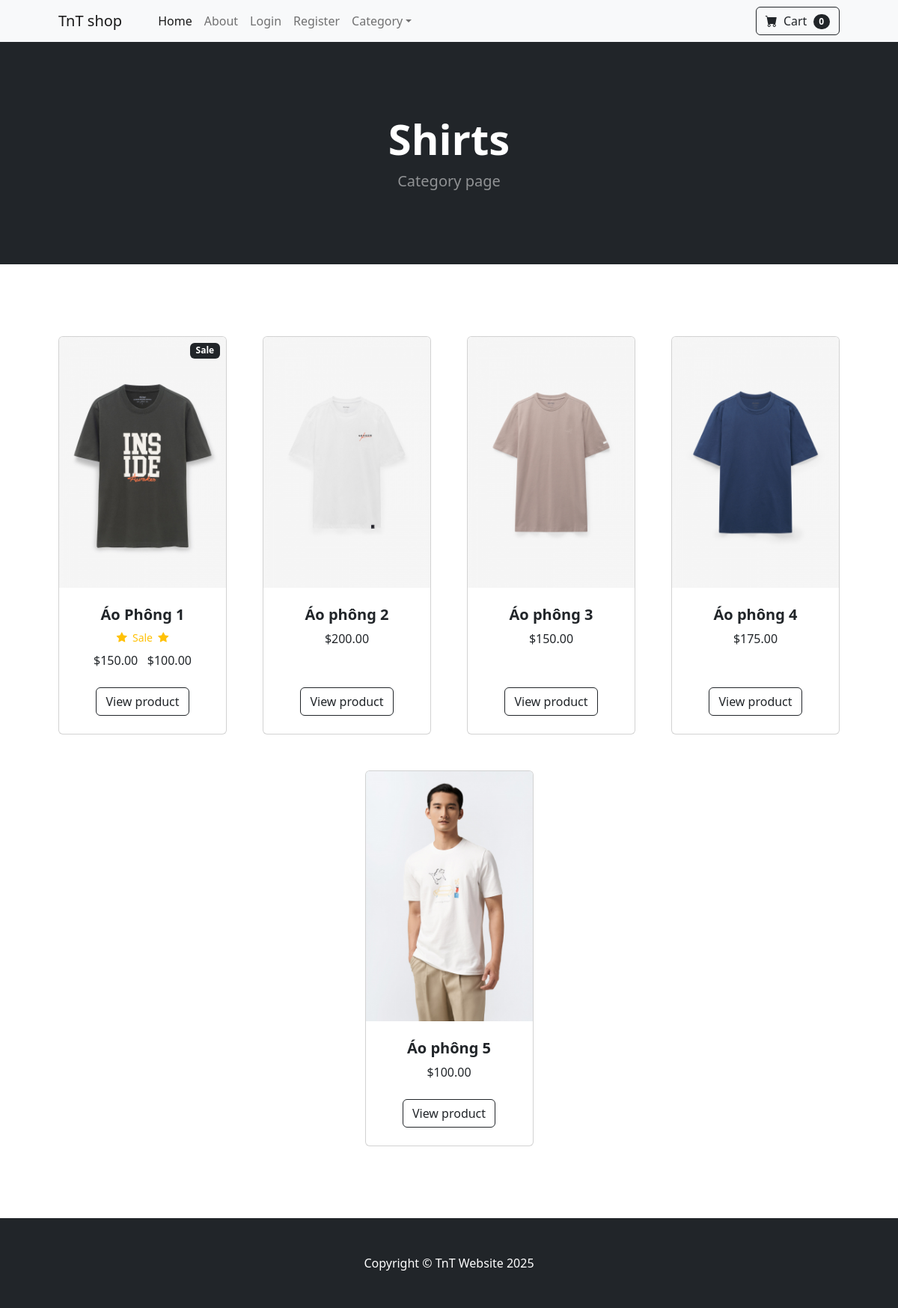
Page /category/Shirts on the committed database.
### store/models.py (models this page shows, shortened)
class Category(models.Model):
    name = models.CharField(max_length=50)
    def __str__(self):
        return self.name
    class Meta:
        verbose_name_plural = 'categories'

class Product(models.Model):
    name = models.CharField(max_length=100)
    price = models.DecimalField(default=0, decimal_places=2, max_digits=6)
    category = models.ForeignKey(Category, on_delete=models.CASCADE, default=1)
    description = models.CharField(max_length=250, default='', blank=True, null=True)
    image = models.ImageField(upload_to='uploads/product/')
    is_sale = models.BooleanField(default=False)
    sale_price = models.DecimalField(default=0, decimal_places=2, max_digits=6)

### store/views.py (the view)
# urls.py: path('category/<str:foo>', views.category, name='category'),
def category(request, foo):
    foo = foo.replace('-', ' ')
    try:
        category = Category.objects.get(name=foo)
        products = Product.objects.filter(category=category)
        return render(request, 'category.html', {'products':products, 'category':category})
    except:
        messages.success(request, ("That Category Doesn't exitst!"))
        return redirect('home')

### cart/cart.py (called while the page is built)
    def __len__(self):
        return len(self.cart)

### cart/context_processors.py (called while the page is built)
def cart(request):
    return {'cart': Cart(request)}

### store/templates/category.html
{% extends 'base.html' %}
{% load static %}
{% block content %}
        <header class="bg-dark py-5">
            <div class="container px-4 px-lg-5 my-5">
                <div class="text-center text-white">
                    <h1 class="display-4 fw-bolder">{{ category }}</h1>
                    <p class="lead fw-normal text-white-50 mb-0">Category page</p>
                </div>
            </div>
        </header>
        <section class="py-5">
            <div class="container px-4 px-lg-5 mt-5">
                <div class="row gx-4 gx-lg-5 row-cols-2 row-cols-md-3 row-cols-xl-4 justify-content-center">
                    {% for product in products %}
                        {% if product.is_sale %}
                        <div class="col mb-5">
                            <div class="card h-100">
                                 <div class="badge bg-dark text-white position-absolute" style="top: 0.5rem; right: 0.5rem">Sale</div>
                                <a href="{% url 'product' product.id %}"><img class="card-img-top" src="{{ product.image.url }}" alt="..." /></a>
                                <div class="card-body p-4">
                                    <div class="text-center">
                                        <h5 class="fw-bolder">{{ product.name }}</h5>
                                         <div class="d-flex justify-content-center small text-warning mb-2">
                                            <div class="bi-star-fill"></div>
                                            &nbsp;&nbsp;Sale&nbsp;&nbsp;
                                            <div class="bi-star-fill"></div>
                                         </div>
                                        <strink>
                                            ${{ product.price }}
                                        </strink>
                                        &nbsp;
                                        ${{ product.sale_price }}
                                    </div>
                                </div>
                                <div class="card-footer p-4 pt-0 border-top-0 bg-transparent">
                                    <div class="text-center"><a class="btn btn-outline-dark mt-auto" href="{% url 'product' product.id %}">View product</a></div>
                                </div>
                            </div>
                        </div>
                        {% else %}
                        <div class="col mb-5">
                            <div class="card h-100">
                                <a href="{% url 'product' product.id %}"><img class="card-img-top" src="{{ product.image.url }}" alt="..." /></a>
                                <div class="card-body p-4">
                                    <div class="text-center">
                                        <h5 class="fw-bolder">{{ product.name }}</h5>
                                        ${{ product.price }}
                                    </div>
                                </div>
                                <div class="card-footer p-4 pt-0 border-top-0 bg-transparent">
                                    <div class="text-center"><a class="btn btn-outline-dark mt-auto" href="{% url 'product' product.id %}">View product</a></div>
                                </div>
                            </div>
                        </div>
                        {% endif %}
                    {% endfor %}
                </div>
            </div>
        </section>
{% endblock %}

### rows in the picture
Category: name "Shirts"
Product: image (picture), name "Áo Phông 1", price "150.00", sale_price "100.00"
Product: image (picture), name "Áo phông 2", price "200.00"
Product: image (picture), name "Áo phông 3", price "150.00"
Product: image (picture), name "Áo phông 4", price "175.00"
Product: image (picture), name "Áo phông 5", price "100.00"

### other values in the picture
{{ cart|length }} "0"
